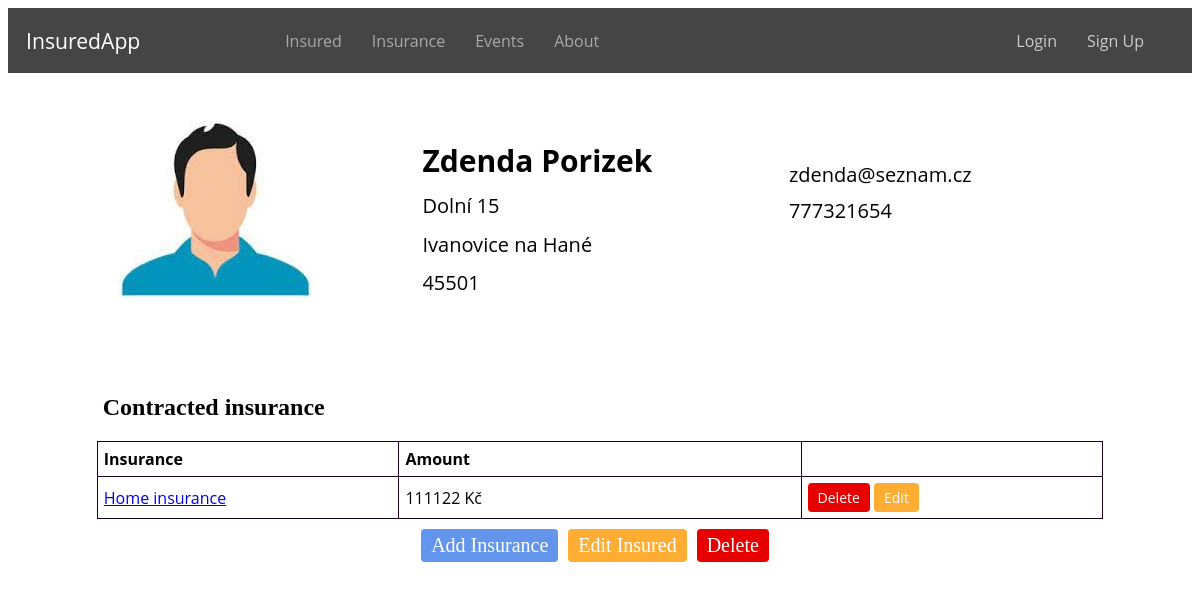
Screenshot of /insured/5/ with the database file from the repository.
### evidence/models.py (models this page shows, shortened)
class Insured(models.Model):
    user = models.ForeignKey(User, on_delete=models.CASCADE, related_name='insured', null=True)
    ROLE_CHOICES = (
        ('insurer', 'Insurer'),
        ('insured', 'Insured'),
    )
    first_name = models.CharField(max_length=100)
    profile_photo = models.ImageField(upload_to='profile_photos', blank=True, null=True)
    last_name = models.CharField(max_length=100)
    email = models.EmailField()
    role = models.CharField(max_length=10, choices=ROLE_CHOICES, null=True)
    street = models.CharField(max_length=100)
    city = models.CharField(max_length=64)
    zipcode = models.IntegerField()
    phone = models.CharField(max_length=16)
    class Meta:
        ordering = ['id']

class Insurance(models.Model):
    INSURANCE_TYPE = (
        ('home', 'Home insurance'),
        ('car', 'Car insurance'),
        ('property', 'Property insurance'),
    )
    insurance = models.ManyToManyField(Insured, related_name='insurance')
    type = models.CharField(max_length=32, choices=INSURANCE_TYPE)
    subject = models.CharField(max_length=32)
    amount = models.IntegerField()
    valid_from = models.DateField()
    valid_until = models.DateField()
    class Meta:
        ordering = ['id']

### evidence/views.py (the view)
# urls.py: path('insured/<int:insured_id>/', views.insured_detail, name='insured_detail'),
def insured_detail(request, insured_id):
    insured = get_object_or_404(Insured, pk=insured_id)
    return render(request, 'insured_detail.html', {'insured': insured, 'insured_id': insured_id})

### evidence/templates/insured_detail.html (shortened to what this page needs)
{% extends 'base.html' %}
{% load static %}
{% block content %}
    <div class="insured-info">
        <div class="thumbnail">
            {% if insured.profile_photo %}
                <img src="{{ insured.profile_photo.url }}" alt="Thumbnail">
            {% else %}
                <img src="{% static 'evidence/default_thumbnail.jpg' %}" alt="Default Thumbnail">
            {% endif %}
        </div>
        <div class="personal-info">
            <p class="name">{{ insured.first_name }} {{ insured.last_name }}</p>
            <p>{{ insured.street }}</p>
            <p>{{ insured.city }}</p>
            <p>{{ insured.zipcode }}</p>
        </div>
        <div class="contact-info">
            <p>{{ insured.email }}</p>
            <p>{{ insured.phone }}</p>
        </div>
    </div>
    <div class="insured-policies">
        <h2 class="insured-h">Contracted insurance</h2>
        <table class="policies-table">
            <thead>
                <tr>
                    <th>Insurance</th>
                    <th>Amount</th>
                    <th></th>
                </tr>
            </thead>
            <tbody>
            {% for policy in insured.insurance.all %}
                <tr>
                    <td><a href="{% url 'insurance_detail' insurance_id=policy.id %}">{{ policy.get_type_display }}</a></td>
                    <td>{{ policy.amount }} Kč</td>
                  <td>
                        <a href="{% url 'delete_insurance' insurance_id=policy.id %}" class="button button-delete" onclick="return confirm('Are you sure you want to delete this insurance?')">Delete</a>
                        <a href="{% url 'edit_insurance' insurance_id=policy.id %}" class="button button-edit">Edit</a>
                    </td>
                </tr>
            {% endfor %}
            </tbody>
        </table>
    </div>
    <div class="main-buttons">
        <a href="{% url 'add_insurance' insured_id=insured.id %}" class="button button-add">Add Insurance</a>
        <a href="{% url 'edit_insured' insured.id %}" class="button button-edit">Edit Insured</a>
        <a href="{% url 'delete_insured' insured.id %}" class="button button-delete" onclick="return confirm('Are you sure you want to delete this insured?')">Delete</a>
    </div>
{% endblock %}

### static/css/style.css (style rules this page uses)
.insured-h, .insurances-h, .insured-events-h { margin-top: 5%; margin-left: 8%; }
.button { display: inline-block; padding: 5px 10px; color: #fff; text-decoration: none; font-size: 14px; border-radius: 4px; }
.button-add { background-color: #6495ED; }
.button-edit { background-color: #ffad33; }
.button-delete { background-color: #e60000; }
.main-buttons { display: flex; justify-content: center; margin-top: 10px; }
.main-buttons .button { margin-right: 10px; font-size: 20px; }
.insured-table, .policies-table, .insurances-table, .insured-events-table { width: 85%; margin-top: 20px; margin-left: auto; margin-right: auto; border-collapse: collapse; font-family: 'Open Sans', sans-serif; }
.insured-table th, .insured-table td, .policies-table th, .policies-table td, .insurances-table th, .insurances-table td, .insured-events-table th, .insured-events-table td { padding: 6px; border: 1px solid #1a001a; }
.policies-table th:nth-child(2), .policies-table td:nth-child(2) { width: 40%; }
.policies-table th:nth-child(1), .policies-table td:nth-child(1), .policies-table th:nth-child(3), .policies-table td:nth-child(3) { width: 30%; }
.insured-table th, .policies-table th { text-align: left; }
.insured-info { display: flex; align-items: flex-start; margin-top: 20px; font-family: 'Open Sans', sans-serif; }
.thumbnail { margin: 1% 0 0 8%; }
.personal-info { margin: 3% 0 0 8%; font-size: 20px; }
.personal-info p { margin: 5% 0; }
.contact-info { margin: 5% 0 0 10%; font-size: 20px; }
.contact-info p { margin: 5% 0 0 10%; }
.name { font-size: 1.5em; font-weight: bold; margin-bottom: 10px; }

### rows the page displays
Insured: first_name "Zdenda", last_name "Porizek", street "Dolní 15", city "Ivanovice na Hané", zipcode "45501", email "zdenda@seznam.cz", phone "777321654"
Insurance: type "Home insurance", amount "111122"
